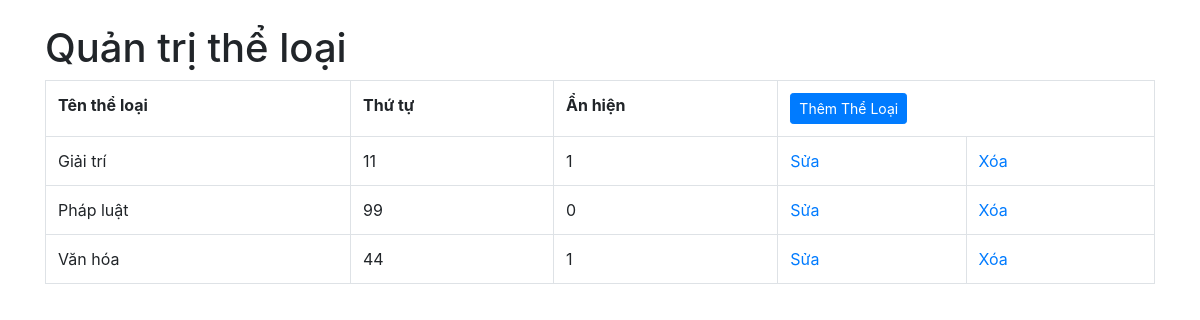
Page /lab5-2/admin/theloai.php on the committed database.
### tables this page shows
CREATE TABLE `theloai` (
  `idTL` int(11) NOT NULL,
  `TenTL` varchar(255) NOT NULL DEFAULT '',
  `ThuTu` int(11) DEFAULT 0,
  `AnHien` tinyint(1) DEFAULT 1,
  `icon` varchar(255) NOT NULL DEFAULT ''
);

### lab5-2/admin/class/config.php (called while the page is built)
<?php
    $config['host'] = 'localhost';
    $config['user'] = 'root';
    $config['pass'] = '';
    $config['data'] = 'tintuc';

### lab5-2/admin/class/class.db.php (called while the page is built)
<?php
class DB{
    private $link;
    function __construct() {
        global $config;
        $this->link = mysqli_connect($config['host'], $config['user'], $config['pass'], $config['data'])
                or die("Can't connect");
        mysqli_query($this->link, "set names 'utf8'");
    }
    public function db_query($query){
        $result = mysqli_query($this->link, $query);
        return $result;
    }
    public function db_fetch($result){
        $row = mysqli_fetch_assoc($result);
        return $row;
    }
}
?>

### lab5-2/admin/class/class.db.theloai.php (called while the page is built, shortened)
<?php
require_once __DIR__ . '/class.db.php';
class DB_TheLoai extends DB{
    public function get_theloai($id = -1){
        $query = "SELECT * FROM theloai";
        $result = $this->db_query($query);
        $theloai = array();
        $i = 0;
        while($row = $this->db_fetch($result)){
            $theloai[$i++] = $row;
        }
        return $theloai;
    }
}
?>

### lab5-2/admin/theloai.php (the view, shortened to what this page needs)
<?php
require_once __DIR__ . '/class/config.php';
require_once __DIR__ . '/class/class.db.theloai.php';
$db_theloai = new DB_TheLoai();
$theloai_arr = $db_theloai->get_theloai();
$theloai_html = "";
if (count($theloai_arr) == 0) {
    $theloai_html = 'Không có thể loại <a href="theloai_them.php">THÊM THỂ LOẠI</a>';
} else {
    $theloai_html = '<h1>Quản trị thể loại</h1>
    <table width="100%" id="bang_quantri" cellpadding="10" cellspacing="0" class="table table-bordered">
    <tr>
        <th>Tên thể loại</th>
        <th>Thứ tự</th>
        <th>Ẩn hiện</th>
        <th colspan="2"><a href="theloai_them.php" class="btn btn-sm btn-primary">Thêm Thể Loại</a></th>
    </tr>';
    foreach ($theloai_arr as $item) {
        $theloai_html .= '<tr>';
        $theloai_html .= '<td>' . $item['TenTL'] . '</td>';
        $theloai_html .= '<td>' . $item['ThuTu'] . '</td>';
        $theloai_html .= '<td>' . $item['AnHien'] . '</td>';
        $theloai_html .= '<td><a href="theloai_sua.php?id=' . $item['idTL'] . '">Sửa</a></td>';
        $theloai_html .= '<td><a href="theloai_xoa.php?id=' . $item['idTL'] . '" onclick="return confirm(\'Bạn có thực sự muốn xóa?\');">Xóa</a></td>';
        $theloai_html .= '</tr>';
    }
    $theloai_html .= '</table>';
}
?>
<!DOCTYPE html>
<html>
<head>
    <link rel="stylesheet" href="https://maxcdn.bootstrapcdn.com/bootstrap/4.4.1/css/bootstrap.min.css">
</head>
<body>
<div class="container my-4">
    <?php echo $theloai_html; ?>
</div>
</body>
</html>

### rows in the picture
theloai: TenTL "Giải trí", ThuTu "11", AnHien "1"
theloai: TenTL "Pháp luật", ThuTu "99", AnHien "0"
theloai: TenTL "Văn hóa", ThuTu "44", AnHien "1"
